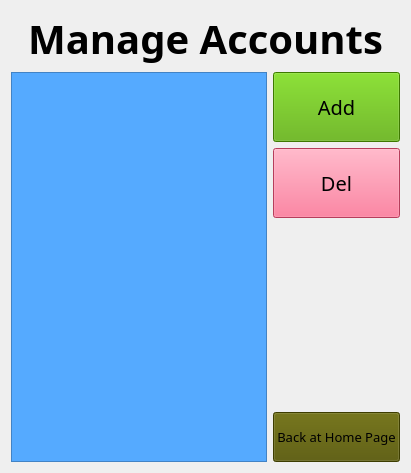
      <widget class="QWidget" name="ManageAccountsPage">
       <layout class="QGridLayout" name="gridLayout_48">
        <item row="0" column="0">
         <widget class="QLabel" name="label_20">
          <property name="font">
           <font>
            <family>Kozuka Gothic Pr6N B</family>
            <pointsize>30</pointsize>
            <weight>75</weight>
            <italic>false</italic>
            <bold>true</bold>
           </font>
          </property>
          <property name="text">
           <string>Manage Accounts</string>
          </property>
          <property name="alignment">
           <set>Qt::AlignCenter</set>
          </property>
         </widget>
        </item>
        <item row="1" column="0">
         <layout class="QGridLayout" name="gridLayout_47">
          <item row="0" column="0">
           <widget class="QTableView" name="tableView_ManageAccounts">
            <property name="font">
             <font>
              <family>Kozuka Gothic Pr6N B</family>
             </font>
            </property>
            <property name="styleSheet">
             <string notr="true">background-color: rgb(85, 170, 255);</string>
            </property>
           </widget>
          </item>
          <item row="0" column="1">
           <layout class="QGridLayout" name="gridLayout_46">
            <item row="0" column="0">
             <widget class="QPushButton" name="pushButton_AddAcount">
              <property name="minimumSize">
               <size>
                <width>70</width>
                <height>70</height>
               </size>
              </property>
              <property name="font">
               <font>
                <family>Kozuka Gothic Pr6N B</family>
                <pointsize>15</pointsize>
               </font>
              </property>
              <property name="styleSheet">
               <string notr="true">background-color: rgb(85, 170, 0);</string>
              </property>
              <property name="text">
               <string>Add</string>
              </property>
             </widget>
            </item>
            <item row="1" column="0">
             <widget class="QPushButton" name="pushButton_DelAccount">
              <property name="minimumSize">
               <size>
                <width>70</width>
                <height>70</height>
               </size>
              </property>
              <property name="font">
               <font>
                <family>Kozuka Gothic Pr6N B</family>
                <pointsize>15</pointsize>
               </font>
              </property>
              <property name="styleSheet">
               <string notr="true">background-color: rgb(255, 85, 127);</string>
              </property>
              <property name="text">
               <string>Del</string>
              </property>
             </widget>
            </item>
            <item row="2" column="0">
             <spacer name="verticalSpacer_5">
              <property name="font">
               <font>
                <family>Kozuka Gothic Pr6N B</family>
               </font>
              </property>
              <property name="orientation">
               <enum>Qt::Vertical</enum>
              </property>
              <property name="sizeHint" stdset="0">
               <size>
                <width>20</width>
                <height>188</height>
               </size>
              </property>
             </spacer>
            </item>
            <item row="3" column="0">
             <widget class="QPushButton" name="pushButton_ManageAccountsHomePage">
              <property name="minimumSize">
               <size>
                <width>0</width>
                <height>50</height>
               </size>
              </property>
              <property name="font">
               <font>
                <family>Kozuka Gothic Pr6N B</family>
                <pointsize>10</pointsize>
               </font>
              </property>
              <property name="styleSheet">
               <string notr="true">background-color: rgb(85, 85, 0);</string>
              </property>
              <property name="text">
               <string>Back at Home Page</string>
              </property>
             </widget>
            </item>
           </layout>
          </item>
         </layout>
        </item>
       </layout>
      </widget>
